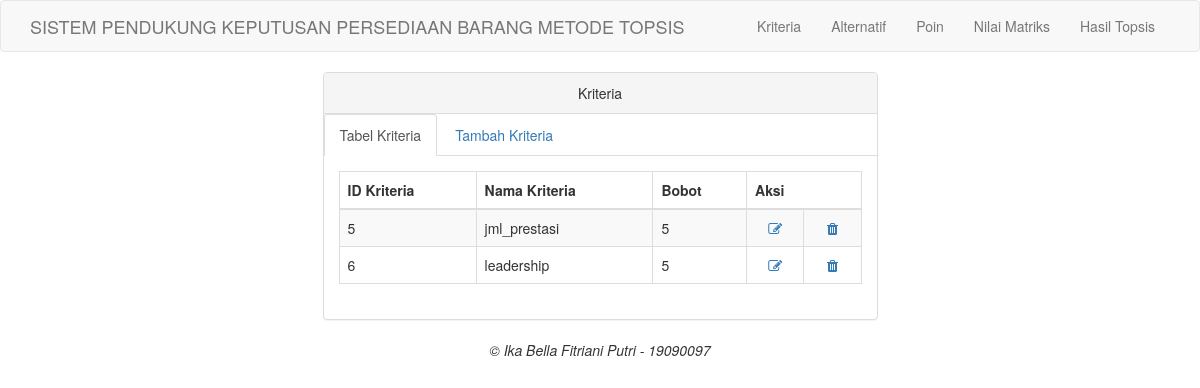
Page /kriteria.php on the committed database.
### tables this page shows
CREATE TABLE `tab_kriteria` (
  `id_kriteria` int NOT NULL,
  `nama_kriteria` varchar(50) NOT NULL,
  `bobot` float NOT NULL
);

### kriteria.php (the view, shortened to what this page needs)
<?php
include ("koneksi.php");
 ?>
<!DOCTYPE html>
<html>
  <head>
    <link href="tampilan/css/bootstrap.min.css" rel="stylesheet">
    <link href="tampilan/font-awesome/css/font-awesome.min.css" rel="stylesheet" type="text/css">
  </head>
  <body>
    <nav class="navbar navbar-default navbar-custom">
      <div class="container">
        <div class="navbar-header">
          <a class="navbar-brand" href="index.php">SISTEM PENDUKUNG KEPUTUSAN PERSEDIAAN BARANG METODE TOPSIS</a>
        </div>
        <div class="collapse navbar-collapse">
          <ul class="nav navbar-nav navbar-right">
            <li>
              <a href="kriteria.php">Kriteria</a>
            </li>
            <li>
              <a href="alternatif.php">Alternatif</a>
            </li>
            <li>
              <a href="poin.php">Poin</a>
            </li>
            <li>
              <a href="nilmat.php">Nilai Matriks</a>
            </li>
            <li>
              <a href="hastop.php">Hasil Topsis</a>
            </li>
          </ul>
        </div>
      </div>
    </nav>
    <div class="container">
      <div class="row">
        <div class="col-lg-6 col-lg-offset-3">
            <div class="panel panel-default">
                <div class="panel-heading text-center">
                    Kriteria
                </div>
                <ul class="nav nav-tabs">
                    <li class="active">
                      <a href="kriteria.php" data-toggle="tab">Tabel Kriteria</a>
                    </li>
                    <li>
                      <a href="kriteriatambah.php" data-toggle="tab">Tambah Kriteria</a>
                    </li>
                </ul>
                <div class="panel-body">
                    <div class="tab-content">
                      <div class="">
                        <table class="table table-striped table-bordered table-hover">
                          <thead>
                            <tr>
                              <th>ID Kriteria</th>
                              <th>Nama Kriteria</th>
                              <th>Bobot</th>
                              <th colspan="2">Aksi</th>
                            </tr>
                          </thead>
                          <tbody>
                            <?php
                            $sql = $koneksi->query('SELECT * FROM tab_kriteria');
                            while ($row = $sql->fetch_array()) {
                            ?>
                            <tr>
                              <td><?php echo $row[0] ?></td>
                              <td><?php echo $row[1] ?></td>
                              <td><?php echo $row[2] ?></td>
                              <td align="center">
                                <a href="editkriteria.php?id_kriteria=<?php echo $row['id_kriteria'] ?>"> <i class="fa fa-edit fa-fw"></i>
                                </td>
                              <td align="center">
                                <a href="hapuskriteria.php?id_kriteria=<?php echo $row['id_kriteria'] ?>"> <i class="fa fa-trash fa-fw"></i>
                                </td>
                            </tr>
                            <?php } ?>
                          </tbody>
                        </table>
                      </div>
                    </div>
                </div>
            </div>
        </div>
      </div>
    </div>
    <footer class="text-center">
      <div class="footer-below">
        <div class="container">
          <div class="row">
            <div class="col-lg-12">
              <em>&copy; Ika Bella Fitriani Putri - 19090097</em>
            </div>
          </div>
        </div>
      </div>
    </footer>
  </body>
</html>

### rows in the picture
tab_kriteria: id_kriteria "5", nama_kriteria "jml_prestasi", bobot "5"
tab_kriteria: id_kriteria "6", nama_kriteria "leadership", bobot "5"
